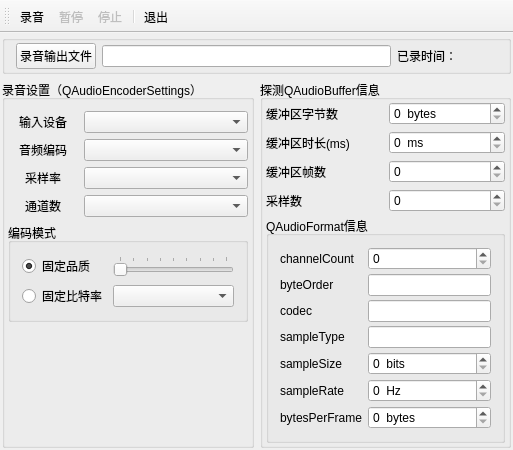
<?xml version="1.0" encoding="UTF-8"?>
<ui version="4.0">
 <class>MainWindow</class>
 <widget class="QMainWindow" name="MainWindow">
  <property name="geometry">
   <rect>
    <x>0</x>
    <y>0</y>
    <width>513</width>
    <height>415</height>
   </rect>
  </property>
  <property name="windowTitle">
   <string>Demo10_3，QAudioRecorder录制音频</string>
  </property>
  <widget class="QWidget" name="centralWidget">
   <layout class="QGridLayout" name="gridLayout_5">
    <property name="leftMargin">
     <number>2</number>
    </property>
    <property name="topMargin">
     <number>2</number>
    </property>
    <property name="rightMargin">
     <number>2</number>
    </property>
    <property name="bottomMargin">
     <number>2</number>
    </property>
    <property name="spacing">
     <number>6</number>
    </property>
    <item row="0" column="0" colspan="2">
     <widget class="QGroupBox" name="groupBox_3">
      <property name="title">
       <string/>
      </property>
      <layout class="QHBoxLayout" name="horizontalLayout">
       <property name="topMargin">
        <number>2</number>
       </property>
       <property name="bottomMargin">
        <number>2</number>
       </property>
       <item>
        <widget class="QPushButton" name="btnGetFile">
         <property name="text">
          <string>录音输出文件</string>
         </property>
         <property name="icon">
          <iconset resource="res.qrc">
           <normaloff>:/icons/images/104.bmp</normaloff>:/icons/images/104.bmp</iconset>
         </property>
        </widget>
       </item>
       <item>
        <widget class="QLineEdit" name="editOutputFile"/>
       </item>
       <item>
        <widget class="QLabel" name="LabPassTime">
         <property name="minimumSize">
          <size>
           <width>100</width>
           <height>0</height>
          </size>
         </property>
         <property name="text">
          <string>已录时间：</string>
         </property>
        </widget>
       </item>
      </layout>
     </widget>
    </item>
    <item row="1" column="0">
     <widget class="QGroupBox" name="groupBox">
      <property name="title">
       <string>录音设置（QAudioEncoderSettings）</string>
      </property>
      <layout class="QVBoxLayout" name="verticalLayout">
       <property name="leftMargin">
        <number>3</number>
       </property>
       <property name="rightMargin">
        <number>3</number>
       </property>
       <item>
        <layout class="QGridLayout" name="gridLayout">
         <item row="0" column="0">
          <widget class="QLabel" name="label">
           <property name="maximumSize">
            <size>
             <width>70</width>
             <height>16777215</height>
            </size>
           </property>
           <property name="text">
            <string>输入设备</string>
           </property>
           <property name="alignment">
            <set>Qt::AlignCenter</set>
           </property>
          </widget>
         </item>
         <item row="0" column="1">
          <widget class="QComboBox" name="comboDevices"/>
         </item>
         <item row="1" column="0">
          <widget class="QLabel" name="label_2">
           <property name="maximumSize">
            <size>
             <width>70</width>
             <height>16777215</height>
            </size>
           </property>
           <property name="text">
            <string>音频编码</string>
           </property>
           <property name="alignment">
            <set>Qt::AlignCenter</set>
           </property>
          </widget>
         </item>
         <item row="1" column="1">
          <widget class="QComboBox" name="comboCodec"/>
         </item>
         <item row="2" column="0">
          <widget class="QLabel" name="label_3">
           <property name="maximumSize">
            <size>
             <width>70</width>
             <height>16777215</height>
            </size>
           </property>
           <property name="text">
            <string>采样率</string>
           </property>
           <property name="alignment">
            <set>Qt::AlignCenter</set>
           </property>
          </widget>
         </item>
         <item row="2" column="1">
          <widget class="QComboBox" name="comboSampleRate"/>
         </item>
         <item row="3" column="0">
          <widget class="QLabel" name="label_4">
           <property name="maximumSize">
            <size>
             <width>70</width>
             <height>16777215</height>
            </size>
           </property>
           <property name="text">
            <string>通道数</string>
           </property>
           <property name="alignment">
            <set>Qt::AlignCenter</set>
           </property>
          </widget>
         </item>
         <item row="3" column="1">
          <widget class="QComboBox" name="comboChannels"/>
         </item>
        </layout>
       </item>
       <item>
        <widget class="QGroupBox" name="groupBox_2">
         <property name="title">
          <string>编码模式</string>
         </property>
         <layout class="QGridLayout" name="gridLayout_2">
          <item row="1" column="1">
           <widget class="QComboBox" name="comboBitrate"/>
          </item>
          <item row="0" column="0">
           <widget class="QRadioButton" name="radioQuality">
            <property name="text">
             <string>固定品质</string>
            </property>
            <property name="checked">
             <bool>true</bool>
            </property>
           </widget>
          </item>
          <item row="0" column="1">
           <widget class="QSlider" name="sliderQuality">
            <property name="maximum">
             <number>8</number>
            </property>
            <property name="orientation">
             <enum>Qt::Horizontal</enum>
            </property>
            <property name="tickPosition">
             <enum>QSlider::TicksAbove</enum>
            </property>
            <property name="tickInterval">
             <number>1</number>
            </property>
           </widget>
          </item>
          <item row="1" column="0">
           <widget class="QRadioButton" name="radioBitrate">
            <property name="text">
             <string>固定比特率</string>
            </property>
            <property name="checked">
             <bool>false</bool>
            </property>
           </widget>
          </item>
         </layout>
        </widget>
       </item>
       <item>
        <spacer name="verticalSpacer">
         <property name="orientation">
          <enum>Qt::Vertical</enum>
         </property>
         <property name="sizeHint" stdset="0">
          <size>
           <width>20</width>
           <height>40</height>
          </size>
         </property>
        </spacer>
       </item>
      </layout>
     </widget>
    </item>
    <item row="1" column="1">
     <widget class="QGroupBox" name="groupBox_4">
      <property name="title">
       <string>探测QAudioBuffer信息</string>
      </property>
      <layout class="QVBoxLayout" name="verticalLayout_2">
       <property name="spacing">
        <number>4</number>
       </property>
       <property name="leftMargin">
        <number>3</number>
       </property>
       <property name="topMargin">
        <number>2</number>
       </property>
       <property name="rightMargin">
        <number>3</number>
       </property>
       <property name="bottomMargin">
        <number>2</number>
       </property>
       <item>
        <layout class="QGridLayout" name="gridLayout_3">
         <item row="0" column="0">
          <widget class="QLabel" name="label_6">
           <property name="text">
            <string>缓冲区字节数</string>
           </property>
          </widget>
         </item>
         <item row="0" column="1">
          <widget class="QSpinBox" name="spin_byteCount">
           <property name="suffix">
            <string>  bytes</string>
           </property>
           <property name="maximum">
            <number>999999999</number>
           </property>
          </widget>
         </item>
         <item row="1" column="0">
          <widget class="QLabel" name="label_7">
           <property name="text">
            <string>缓冲区时长(ms)</string>
           </property>
          </widget>
         </item>
         <item row="1" column="1">
          <widget class="QSpinBox" name="spin_duration">
           <property name="suffix">
            <string>  ms</string>
           </property>
           <property name="maximum">
            <number>999999999</number>
           </property>
          </widget>
         </item>
         <item row="2" column="0">
          <widget class="QLabel" name="label_8">
           <property name="text">
            <string>缓冲区帧数</string>
           </property>
          </widget>
         </item>
         <item row="2" column="1">
          <widget class="QSpinBox" name="spin_frameCount">
           <property name="maximum">
            <number>999999999</number>
           </property>
          </widget>
         </item>
         <item row="3" column="0">
          <widget class="QLabel" name="label_9">
           <property name="text">
            <string>采样数</string>
           </property>
          </widget>
         </item>
         <item row="3" column="1">
          <widget class="QSpinBox" name="spin_sampleCount">
           <property name="maximum">
            <number>999999999</number>
           </property>
          </widget>
         </item>
        </layout>
       </item>
       <item>
        <widget class="QGroupBox" name="groupBox_5">
         <property name="title">
          <string>QAudioFormat信息</string>
         </property>
         <layout class="QGridLayout" name="gridLayout_4">
          <property name="verticalSpacing">
           <number>4</number>
          </property>
          <item row="0" column="0">
           <widget class="QLabel" name="label_10">
            <property name="text">
             <string>channelCount</string>
            </property>
           </widget>
          </item>
          <item row="0" column="1">
           <widget class="QSpinBox" name="spin_channelCount"/>
          </item>
          <item row="1" column="0">
           <widget class="QLabel" name="label_11">
            <property name="text">
             <string>byteOrder</string>
            </property>
           </widget>
          </item>
          <item row="1" column="1">
           <widget class="QLineEdit" name="edit_byteOrder"/>
          </item>
          <item row="2" column="0">
           <widget class="QLabel" name="label_12">
            <property name="text">
             <string>codec</string>
            </property>
           </widget>
          </item>
          <item row="2" column="1">
           <widget class="QLineEdit" name="edit_codec"/>
          </item>
          <item row="3" column="0">
           <widget class="QLabel" name="label_13">
            <property name="text">
             <string>sampleType</string>
            </property>
           </widget>
          </item>
          <item row="3" column="1">
           <widget class="QLineEdit" name="edit_sampleType"/>
          </item>
          <item row="4" column="0">
           <widget class="QLabel" name="label_14">
            <property name="text">
             <string>sampleSize</string>
            </property>
           </widget>
          </item>
          <item row="4" column="1">
           <widget class="QSpinBox" name="spin_sampleSize">
            <property name="suffix">
             <string>  bits</string>
            </property>
            <property name="maximum">
             <number>999</number>
            </property>
           </widget>
          </item>
          <item row="5" column="0">
           <widget class="QLabel" name="label_15">
            <property name="text">
             <string>sampleRate</string>
            </property>
           </widget>
          </item>
          <item row="5" column="1">
           <widget class="QSpinBox" name="spin_sampleRate">
            <property name="suffix">
             <string>  Hz</string>
            </property>
            <property name="maximum">
             <number>9999999</number>
            </property>
           </widget>
          </item>
          <item row="6" column="0">
           <widget class="QLabel" name="label_16">
            <property name="text">
             <string>bytesPerFrame</string>
            </property>
           </widget>
          </item>
          <item row="6" column="1">
           <widget class="QSpinBox" name="spin_bytesPerFrame">
            <property name="suffix">
             <string>  bytes</string>
            </property>
            <property name="maximum">
             <number>999999</number>
            </property>
           </widget>
          </item>
         </layout>
        </widget>
       </item>
      </layout>
     </widget>
    </item>
   </layout>
  </widget>
  <widget class="QMenuBar" name="menuBar">
   <property name="geometry">
    <rect>
     <x>0</x>
     <y>0</y>
     <width>513</width>
     <height>23</height>
    </rect>
   </property>
  </widget>
  <widget class="QToolBar" name="mainToolBar">
   <property name="toolButtonStyle">
    <enum>Qt::ToolButtonTextBesideIcon</enum>
   </property>
   <attribute name="toolBarArea">
    <enum>TopToolBarArea</enum>
   </attribute>
   <attribute name="toolBarBreak">
    <bool>false</bool>
   </attribute>
   <addaction name="actRecord"/>
   <addaction name="actPause"/>
   <addaction name="actStop"/>
   <addaction name="separator"/>
   <addaction name="actQuit"/>
  </widget>
  <action name="actRecord">
   <property name="icon">
    <iconset resource="res.qrc">
     <normaloff>:/icons/images/626.bmp</normaloff>:/icons/images/626.bmp</iconset>
   </property>
   <property name="text">
    <string>录音</string>
   </property>
   <property name="toolTip">
    <string>录音</string>
   </property>
  </action>
  <action name="actPause">
   <property name="enabled">
    <bool>false</bool>
   </property>
   <property name="icon">
    <iconset resource="res.qrc">
     <normaloff>:/icons/images/622.bmp</normaloff>:/icons/images/622.bmp</iconset>
   </property>
   <property name="text">
    <string>暂停</string>
   </property>
   <property name="toolTip">
    <string>暂停</string>
   </property>
  </action>
  <action name="actStop">
   <property name="enabled">
    <bool>false</bool>
   </property>
   <property name="icon">
    <iconset resource="res.qrc">
     <normaloff>:/icons/images/624.bmp</normaloff>:/icons/images/624.bmp</iconset>
   </property>
   <property name="text">
    <string>停止</string>
   </property>
   <property name="toolTip">
    <string>停止</string>
   </property>
  </action>
  <action name="actQuit">
   <property name="icon">
    <iconset resource="res.qrc">
     <normaloff>:/icons/images/132.bmp</normaloff>:/icons/images/132.bmp</iconset>
   </property>
   <property name="text">
    <string>退出</string>
   </property>
   <property name="toolTip">
    <string>退出</string>
   </property>
  </action>
 </widget>
 <layoutdefault spacing="6" margin="11"/>
 <resources>
  <include location="res.qrc"/>
 </resources>
 <connections>
  <connection>
   <sender>actQuit</sender>
   <signal>triggered()</signal>
   <receiver>MainWindow</receiver>
   <slot>close()</slot>
   <hints>
    <hint type="sourcelabel">
     <x>-1</x>
     <y>-1</y>
    </hint>
    <hint type="destinationlabel">
     <x>209</x>
     <y>156</y>
    </hint>
   </hints>
  </connection>
 </connections>
</ui>
